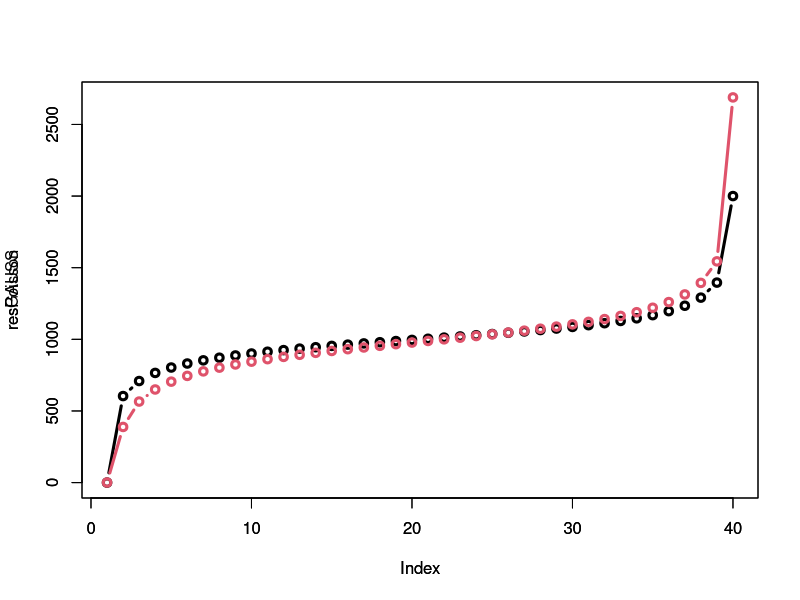
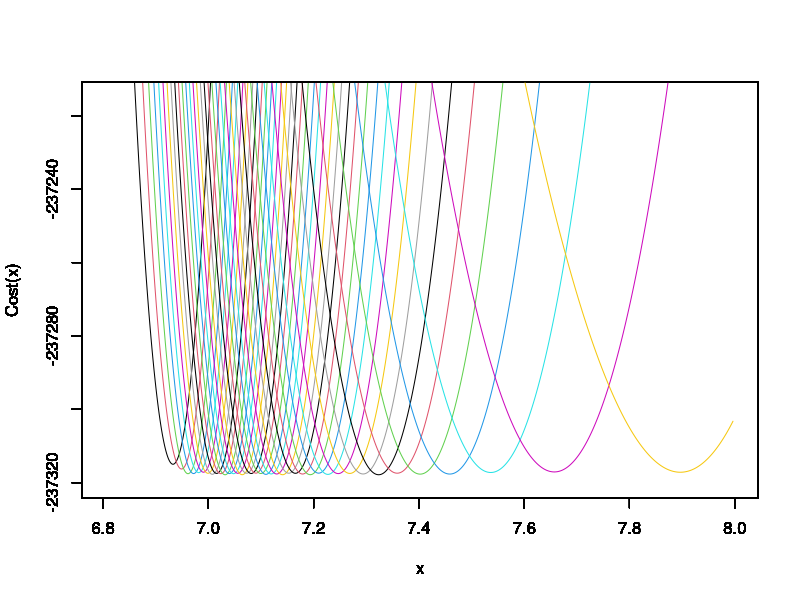

The R script that drew these images, in order:


n <- 40
Y <- 1000
beta <- n/(n-1)*Y^2


sol <- function(t,n, beta)
{
  sqrt(beta/n) * (sqrt(n-1) - sqrt(t*(n-t)) + sqrt((t-1)*(n-t+1)))
}

resGAUSS <- sol(1:n,n,beta)

################################################################################


max <- n/(n-1)*Y
beta <- Y*log(n/(n-1))*9.95/10*n

#### SOLVE = 0
poisson_zero_2 <- function(t, n, x, Y, beta)
{
  (t/n) * x * log(x)  - Y*log(Y) + (Y - (t/n)*x)*log((Y-(t/n)*x)/(1-(t/n))) - beta/n
}

y <- NULL

for(t in 1:(n-1))
{

  poisson_zero_3 <- function(x) poisson_zero_2(t, n, x, Y, beta)

  res <- uniroot(poisson_zero_3, interval = c(0.0001, Y))
  y <- c(y, res$root)
  w <- seq(from = 10^(-10), to = Y, length.out = 100)
  z <- poisson_zero_3(w)
  #plot(w, z, type = 'l', lwd = 1)
  #abline(h = 0, col = 2, lwd = 1)
}

y <- c(y, Y)
yy <- diff((1:length(y))*(y))
resPoisson <- c(y[1],yy)


mean(resGAUSS)
mean(resPoisson)

plot(resGAUSS, type = 'b', ylim = c(min(resGAUSS, resPoisson),max(resGAUSS, resPoisson)), lwd = 3)
par(new = TRUE)
plot(resPoisson, type = 'b', ylim = c(min(resGAUSS, resPoisson),max(resGAUSS, resPoisson)), col = 2, lwd = 3)



round(resPoisson)




cumy <- ceiling(cumsum(resPoisson))

#cumy <- (cumsum(resPoisson))


u <- cumy[1]
res <- (u - u *log(u))
x <- log((cumy[n] - cumy[1])/(n-1))
mini <- (n-1)*exp(x) - (cumy[n] - cumy[1])*x + res




for(t in 1:(n-1))
{
  Cost <- function(x)
  {
    u <- cumy[t]/t
    res <- t*(u - u *log(u))
    return((n-t)*exp(x) - (cumy[n] - cumy[t])*x + res)
  }

  curve(Cost, from = log(cumy[n]/n)-0.1, to = log(cumy[n] - cumy[n-1])+0.1, ylim = c(mini-5,mini+100), n = 1000, col = t)
  par(new = TRUE)
}



